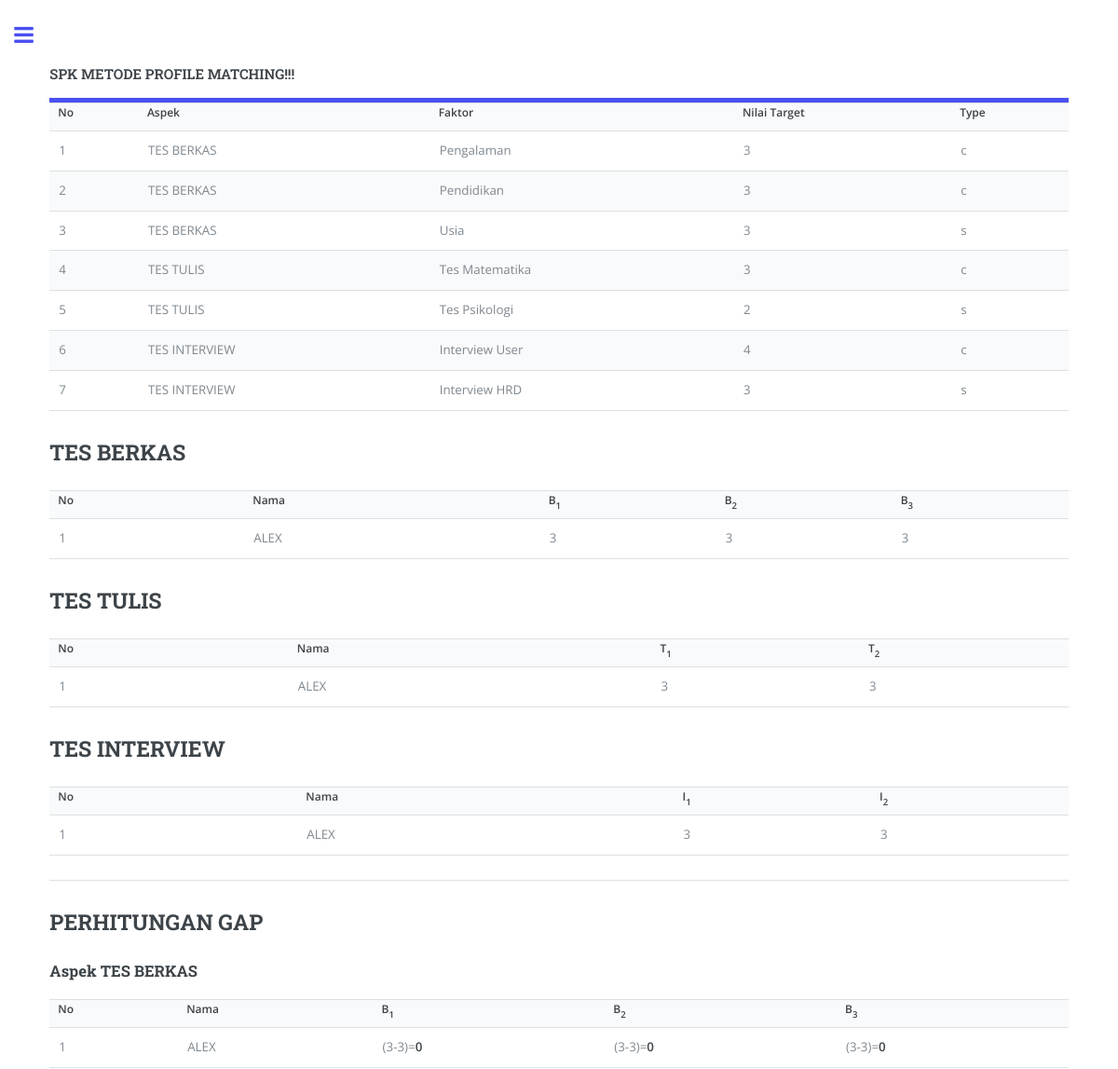
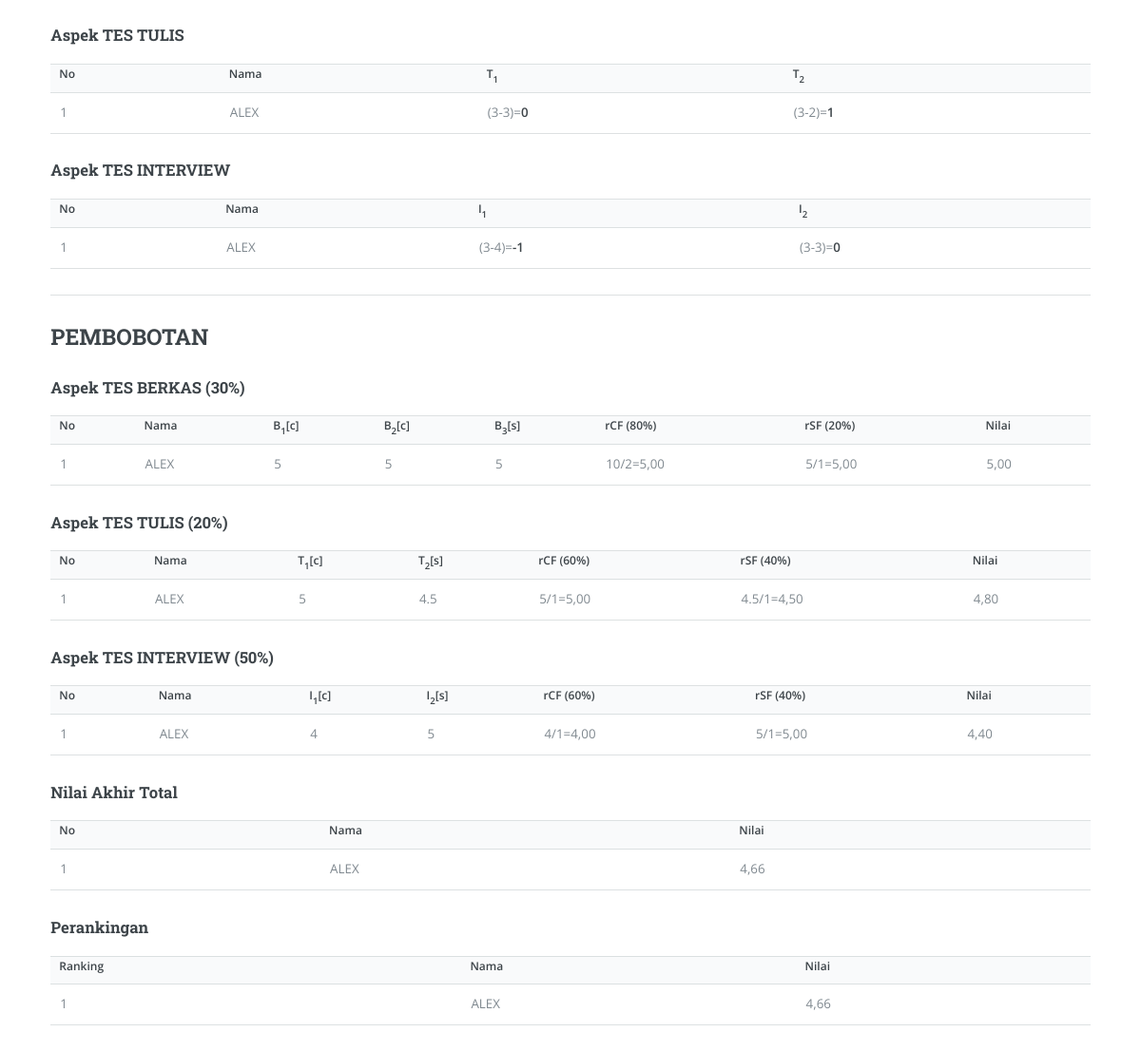
Screenshot of /?page=proses (signed in) with the database file from the repository (2 pictures, top to bottom).
### tables this page shows
CREATE TABLE `tbl_faktor` (
  `id_faktor` int(3) UNSIGNED NOT NULL,
  `aspek` tinyint(3) UNSIGNED NOT NULL COMMENT 'FK tbl_aspek',
  `nama_faktor` varchar(30) NOT NULL,
  `target` tinyint(3) NOT NULL,
  `jenis` enum('1','2') DEFAULT NULL COMMENT '1=Core;2=Secondary'
);

CREATE TABLE `tbl_aspek` (
  `id_aspek` int(3) UNSIGNED NOT NULL,
  `nama_aspek` varchar(100) NOT NULL,
  `bobot` float NOT NULL,
  `bobot_core` float NOT NULL,
  `bobot_secondary` float NOT NULL,
  `nama_singkat` char(1) DEFAULT NULL
);

CREATE TABLE `tbl_karyawan` (
  `id_karyawan` int(3) UNSIGNED NOT NULL,
  `nama_karyawan` varchar(100) NOT NULL
);

CREATE TABLE `tbl_bobot` (
  `selisih` tinyint(3) NOT NULL,
  `bobot` float NOT NULL,
  `keterangan` varchar(100) NOT NULL
);

### mp.php (the view, shortened to what this page needs)
 <?php
		$bobot=array();
		$sql="SELECT * FROM tbl_bobot";
		$hasil=mysql_query($sql);
		while($row=mysql_fetch_assoc($hasil))
			{
				$bobot[$row['selisih']]=$row['bobot'];
			}
		$sql="SELECT * FROM tbl_sample";
		$hasil=mysql_query($sql);
		while($row=mysql_fetch_assoc($hasil))
			{
				$nilai_sample[$row['karyawan']][$row['faktor']]=$row['nilai'];
			}
       	$nama_karyawan=array();
		$nilai_akhir=array();
		$sql="SELECT * FROM tbl_karyawan ORDER BY id_karyawan";
		$hasil=mysql_query($sql);
		while($row=mysql_fetch_assoc($hasil))
			{
				$nama_karyawan[$row['id_karyawan']]=$row['nama_karyawan'];
				$nilai_akhir[$row['id_karyawan']]=0;
			}
		$nama_aspek=array();
		$nama_singkat=array();
		$jumlah_kolom=array();
		$ba_all=array();
		$ba_cf=array();
		$ba_sf=array();
		$sql="SELECT *,(SELECT COUNT(id_faktor) FROM tbl_faktor WHERE aspek=id_aspek) AS jum_kolom
			 FROM tbl_aspek";
		$hasil=mysql_query($sql);
		while($row=mysql_fetch_assoc($hasil))
			{
				$aspek=$row['id_aspek'];
				$nama_aspek[$row['id_aspek']]=$row['nama_aspek'];
				$nama_singkat[$row['id_aspek']]=$row['nama_singkat'];
				$jumlah_kolom[$row['id_aspek']]=$row['jum_kolom'];
				$ba_all[$row['id_aspek']]=$row['bobot'];
				$ba_cf[$row['id_aspek']]=$row['bobot_core'];
				$ba_sf[$row['id_aspek']]=$row['bobot_secondary'];
				$sql2="SELECT * FROM tbl_faktor WHERE aspek='$aspek' ORDER BY id_faktor";
				$hasil2=mysql_query($sql2);
				$kolom=1;
				while($row2=mysql_fetch_assoc($hasil2))
					{
						$r_index[$aspek][$kolom]=$row2['id_faktor'];
						$kolom++;
					}
			}
?>
	<table class="table">
       	<tr>
           	<th>No</th>
               <th>Aspek</th>
               <th>Faktor</th>
               <th>Nilai Target</th>
               <th>Type</th>
           </tr>
           <?php
			$no=1;
           	$sql="SELECT tbl_faktor.*,nama_aspek,IF(jenis='1','c','s') AS nama_jenis
				FROM tbl_faktor LEFT JOIN tbl_aspek ON aspek=id_aspek ORDER BY aspek,id_faktor";
			$hasil=mysql_query($sql);
			$target=array();
			$nama_jenis=array();
			while($row=mysql_fetch_assoc($hasil))
			{
				$target[$row['id_faktor']]=$row['target'];
				$nama_jenis[$row['id_faktor']]=$row['nama_jenis'];
		?>
       	<tr>
       	  <td><?php echo $no++;?></td>
       	  <td><?php echo $row['nama_aspek'];?></td>
       	  <td><?php echo $row['nama_faktor'];?></td>
       	  <td><?php echo $row['target'];?></td>
       	  <td><?php echo $row['nama_jenis'];?></td>
     	  </tr>
         <?php
			}
	  ?>
       </table>
       <?php
		while (list($key, $value) = each($nama_aspek))
			{
				echo "<h2>".$nama_aspek[$key]."</h2>";
	?>
       		<table class="table">
               	<tr>
                   	<th>No</th>
                       <th>Nama</th>
                       <?php for($kol=1;$kol<=$jumlah_kolom[$key];$kol++) {?>
                       <th><?php echo $nama_singkat[$key]; ?><sub><?php echo $kol;?></sub></th>
                       <?php } ?>
                   </tr>
                   <?php
					reset($nama_karyawan);
					$nomor=1;
                   	while (list($k, $v) = each($nama_karyawan))
						{
				?>
                   <tr>
                   	<td><?php echo $nomor++;?></td>
                       <td><?php echo $nama_karyawan[$k];?></td>
                       <?php for($kol=1;$kol<=$jumlah_kolom[$key];$kol++) {
								$pos=$r_index[$key][$kol];
						?>
                       <td><?php echo $nilai_sample[$k][$pos]; ?></td>
                       <?php } ?>
                   </tr>
                   <?php
						}
				?>
               </table>
       <?php
			}
	?>
	<hr />
       <h2>PERHITUNGAN GAP</h2>
       <?php
	reset($nama_aspek);
       while (list($key, $value) = each($nama_aspek))
			{
				echo "<h3>Aspek ".$nama_aspek[$key]."</h3>";
	?>
       		<table class="table">
               	<tr>
                   	<th>No</th>
                       <th>Nama</th>
                       <?php for($kol=1;$kol<=$jumlah_kolom[$key];$kol++) {?>
                       <th><?php echo $nama_singkat[$key]; ?><sub><?php echo $kol;?></sub></th>
                       <?php } ?>
                   </tr>
                   <?php
					reset($nama_karyawan);
					$nomor=1;
                   	while (list($k, $v) = each($nama_karyawan))
						{
				?>
                   <tr>
                   	<td><?php echo $nomor++;?></td>
                       <td><?php echo $nama_karyawan[$k];?></td>
                       <?php for($kol=1;$kol<=$jumlah_kolom[$key];$kol++) {
								$pos=$r_index[$key][$kol];
								$nilai_gap[$k][$pos]=$nilai_sample[$k][$pos]-$target[$pos]
						?>
                       <td><?php if(!empty($nilai_sample[$k][$pos])) { echo "(". $nilai_sample[$k][$pos]; ?>-<?php echo $target[$pos]; ?>)=<strong><?php echo $nilai_gap[$k][$pos];?></strong> <?php } ?></td>
                       <?php } ?>
                   </tr>
                   <?php
						}
				?>
               </table>
       <?php
			}
	?>
       <hr />
       <h2>PEMBOBOTAN</h2>
       <?php
	reset($nama_aspek);
       while (list($key, $value) = each($nama_aspek))
			{
				echo "<h3>Aspek ".$nama_aspek[$key]." (".$ba_all[$key]."%)</h3>";
	?>
       		<table class="table">
               	<tr>
                   	<th>No</th>
                       <th>Nama</th>
                       <?php for($kol=1;$kol<=$jumlah_kolom[$key];$kol++) {
							$pos=$r_index[$key][$kol];
						?>
                       <th><?php echo $nama_singkat[$key]; ?><sub><?php echo $kol;?></sub>[<?php echo $nama_jenis[$pos];?>]</th>
                       <?php } ?>
                       <th>rCF (<?php echo $ba_cf[$key];?>%)</th>
                       <th>rSF (<?php echo $ba_sf[$key];?>%)</th>
                       <th>Nilai</th>
                   </tr>
                   <?php
					reset($nama_karyawan);
					$nomor=1;
                   	while (list($k, $v) = each($nama_karyawan))
						{
							$jum_cf=$jum_sf=$ccf=$csf=0;
				?>
                   <tr>
                   	<td><?php echo $nomor++;?></td>
                       <td><?php echo $nama_karyawan[$k];?></td>
                       <?php for($kol=1;$kol<=$jumlah_kolom[$key];$kol++) {
								$pos=$r_index[$key][$kol];
								$nilai_bobot[$k][$pos]=$bobot[$nilai_sample[$k][$pos]-$target[$pos]];
								if($nama_jenis[$pos]=="c")
									{
										$jum_cf+=$nilai_bobot[$k][$pos];
										$ccf++;
									}
								else
									{
										$jum_sf+=$nilai_bobot[$k][$pos];
										$csf++;
									}
						?>
                       <td><?php if(!empty($nilai_sample[$k][$pos])) { echo $nilai_bobot[$k][$pos]; } ?></td>
                       <?php }
						$ncf=$jum_cf/$ccf;
						$nsf=$jum_sf/$csf;
						$nilai_bobot[$k][$key]=$ba_cf[$key]*($ncf/100)+$ba_sf[$key]*($nsf/100);
						$nilai_akhir[$k]+=$nilai_bobot[$k][$key]*($ba_all[$key]/100);
					 ?>
                       <td><?php if(!empty($nilai_sample[$k][$pos])) { echo $jum_cf."/".$ccf;?>=<?php echo number_format($ncf,2,",","."); } ?></td>
                       <td><?php if(!empty($nilai_sample[$k][$pos])) {echo $jum_sf."/".$csf;?>=<?php echo number_format($nsf,2,",","."); } ?></td>
                       <td><?php if(!empty($nilai_sample[$k][$pos])) {echo  number_format($nilai_bobot[$k][$key],2,",","."); } ?></td>
                   </tr>
                   <?php
						}
				?>
               </table>
       <?php
			}
			reset($nilai_akhir);
	?>
       				<h3>Nilai Akhir Total</h3>
                       <table class="table">
                       	<tr>
                           	<th>No</th>
                               <th>Nama</th>
                               <th>Nilai</th>
                           </tr>
       <?php
					$nomor=1;
                   	while (list($k, $v) = each($nilai_akhir))
						{
		?>
           			<tr>
                           	<td><?php echo $nomor++; ?></td>
                               <td><?php echo $nama_karyawan[$k]; ?></td>
                               <td><?php if(!empty($nilai_sample[$k][$pos])) { echo number_format($nilai_akhir[$k],2,",","."); } ?></td>
                           </tr>
           <?php
						}
	?>
       				</table>
            <?php
			reset($nilai_akhir);
			arsort($nilai_akhir);
		 ?>
                       <h3>Perankingan</h3>
                       <table class="table">
                       	<tr>
                           	<th>Ranking</th>
                               <th>Nama</th>
                               <th>Nilai</th>
                           </tr>
       <?php
					$nomor=1;
                   	while (list($k, $v) = each($nilai_akhir))
						{
		?>
           			<tr>
                           	<td><?php echo $nomor++; ?></td>
                               <td><?php echo $nama_karyawan[$k]; ?></td>
                               <td><?php if(!empty($nilai_sample[$k][$pos])) { echo number_format($nilai_akhir[$k],2,",","."); } ?></td>
                         </tr>
           <?php
						}
	?>
       				</table>

### assets/css/main.css (style rules this page uses)
html, body, div, span, applet, object, iframe, h1, h2, h3, h4, h5, h6, p, blockquote, pre, a, abbr, acronym, address, big, cite, code, del, dfn, em, img, ins, kbd, q, s, samp, small, strike, strong, sub, sup, tt, var, b, u, i, center, dl, dt, dd, ol, ul, li, fieldset, form, label, legend, table, caption, tbody, tfoot, thead, tr, th, td, article, aside, canvas, details, embed, figure, figcaption, footer, header, hgroup, menu, nav, output, ruby, section, summary, time, mark, audio, video { margin: 0; padding: 0; border: 0; font-size: 100%; font: inherit; vertical-align: baseline; }
body { line-height: 1; }
table { border-collapse: collapse; border-spacing: 0; }
body { -webkit-text-size-adjust: none; }
*, *:before, *:after { -moz-box-sizing: border-box; -webkit-box-sizing: border-box; box-sizing: border-box; }
body { -ms-overflow-style: scrollbar; }
body { background: #ffffff; }
body, input, select, textarea { color: #7f888f; font-family: "Open Sans", sans-serif; font-size: 13pt; font-weight: 400; line-height: 1.65; }
@media screen and (max-width: 1680px) { body, input, select, textarea { font-size: 11pt; } }
@media screen and (max-width: 1280px) { body, input, select, textarea { font-size: 10pt; } }
strong, b { color: #3d4449; font-weight: 600; }
h1, h2, h3, h4, h5, h6 { color: #3d4449; font-family: "Roboto Slab", serif; font-weight: 700; line-height: 1.5; margin: 0 0 1em 0; }
h2 { font-size: 1.75em; }
h3 { font-size: 1.25em; }
sub { font-size: 0.8em; position: relative; top: 0.5em; }
hr { border: 0; border-bottom: solid 1px rgba(210, 215, 217, 0.75); margin: 2em 0; }
table { margin: 0 0 2em 0; width: 100%; }
table tbody tr { border: solid 1px rgba(210, 215, 217, 0.75); border-left: 0; border-right: 0; }
table tbody tr:nth-child(2n + 1) { background-color: rgba(230, 235, 237, 0.25); }
table td { padding: 0.75em 0.75em; }
table th { color: #3d4449; font-size: 0.9em; font-weight: 600; padding: 0 0.75em 0.75em 0.75em; text-align: left; }

### rows the page displays
tbl_faktor: tbl_aspek.nama_aspek "TES BERKAS", nama_faktor "Pengalaman", target "3", nama_jenis "c"
tbl_faktor: tbl_aspek.nama_aspek "TES BERKAS", nama_faktor "Pendidikan", target "3", nama_jenis "c"
tbl_faktor: tbl_aspek.nama_aspek "TES BERKAS", nama_faktor "Usia", target "3", nama_jenis "s"
tbl_faktor: tbl_aspek.nama_aspek "TES TULIS", nama_faktor "Tes Matematika", target "3", nama_jenis "c"
tbl_faktor: tbl_aspek.nama_aspek "TES TULIS", nama_faktor "Tes Psikologi", target "2", nama_jenis "s"
tbl_faktor: tbl_aspek.nama_aspek "TES INTERVIEW", nama_faktor "Interview User", target "4", nama_jenis "c"
tbl_faktor: tbl_aspek.nama_aspek "TES INTERVIEW", nama_faktor "Interview HRD", target "3", nama_jenis "s"
tbl_karyawan: id_karyawan "ALEX", id_karyawan "3", id_karyawan "0", id_karyawan.selisih "0", id_karyawan "1", id_karyawan "-1", id_karyawan "5", id_karyawan "5,00", id_karyawan "4.5", id_karyawan "4,80", id_karyawan "4", id_karyawan "4,40"
tbl_aspek: bobot "20", bobot_secondary "40"

### other values shown
$nama_aspek[$key] "TES BERKAS"
$nama_singkat[$key] "B"
$nama_aspek[$key] "TES TULIS"
$nama_singkat[$key] "T"
$nama_aspek[$key] "TES INTERVIEW"
$nama_singkat[$key] "I"
$target[$pos] "3"
$target[$pos] "2"
$target[$pos] "4"
$ba_all[$key] "30"
$nama_jenis[$pos] "c"
$nama_jenis[$pos] "s"
$ba_cf[$key] "80"
$jum_cf "10"
$ccf "2"
